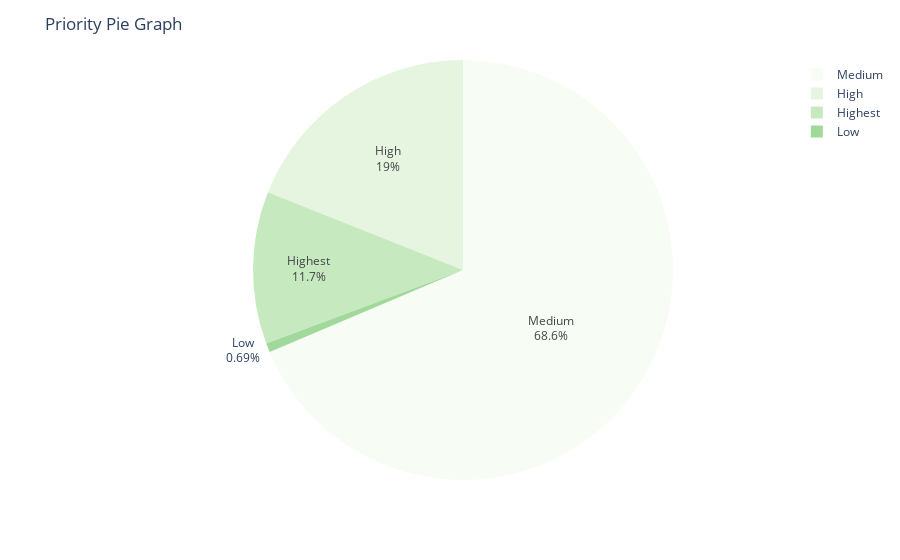

Source (notebook cell):
### Code cell
sentiment = df["Priority"].value_counts()
fig = px.pie(values=sentiment.values, 
             names=sentiment.index,
             color_discrete_sequence=px.colors.sequential.Greens)
fig.update_traces(textfont_size=11,
                  textinfo='percent+label')
fig.update_layout(title_text="Priority Pie Graph",
                  uniformtext_minsize=12, 
                  uniformtext_mode='hide')
fig.show()

### Figure 1 — Plotly figure (JSON) as saved in the notebook; plotly's stock layout.template omitted (floating-point values rounded to 4 significant figures)
{"data": [{"domain": {"x": [0, 1], "y": [0, 1]}, "hovertemplate": "label=%{label}<br>value=%{value}<extra></extra>", "labels": ["Medium", "High", "Highest", "Low"], "legendgroup": "", "name": "", "showlegend": true, "textfont": {"size": 11}, "textinfo": "percent+label", "type": "pie", "values": [199, 55, 34, 2]}], "layout": {"legend": {"tracegroupgap": 0}, "margin": {"t": 60}, "piecolorway": ["rgb(247,252,245)", "rgb(229,245,224)", "rgb(199,233,192)", "rgb(161,217,155)", "rgb(116,196,118)", "rgb(65,171,93)", "rgb(35,139,69)", "rgb(0,109,44)", "rgb(0,68,27)"], "title": {"text": "Priority Pie Graph"}, "uniformtext": {"minsize": 12, "mode": "hide"}}}
